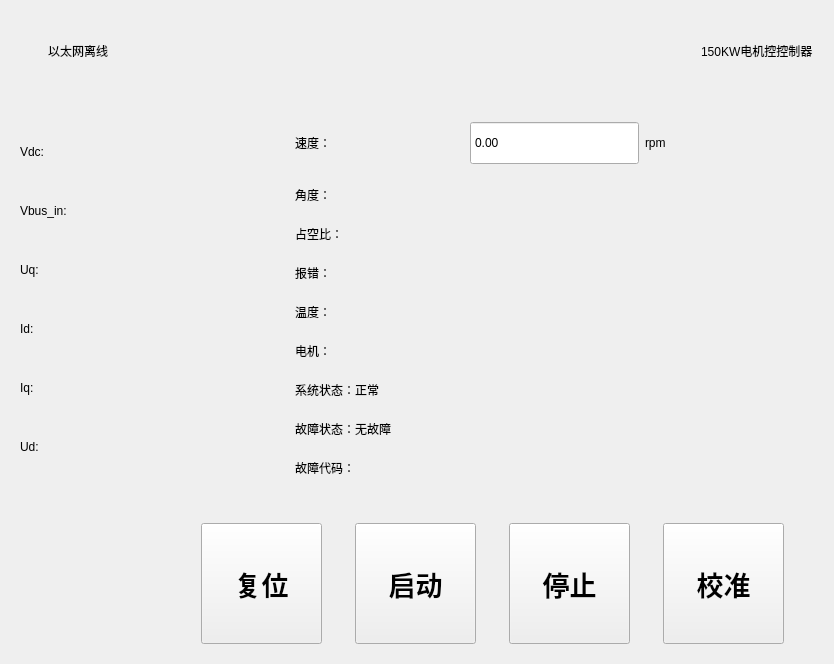
<?xml version="1.0" encoding="UTF-8"?>
<ui version="4.0">
 <class>Form</class>
 <widget class="QWidget" name="Form">
  <property name="geometry">
   <rect>
    <x>0</x>
    <y>0</y>
    <width>834</width>
    <height>664</height>
   </rect>
  </property>
  <property name="windowTitle">
   <string>Form</string>
  </property>
  <layout class="QGridLayout" name="gridLayout_3">
   <item row="2" column="0" colspan="3">
    <widget class="CardWidget" name="CardWidget_3">
     <property name="sizePolicy">
      <sizepolicy hsizetype="Preferred" vsizetype="Fixed">
       <horstretch>0</horstretch>
       <verstretch>0</verstretch>
      </sizepolicy>
     </property>
     <layout class="QHBoxLayout" name="horizontalLayout_3">
      <item>
       <widget class="IconInfoBadge" name="badge_fault_status">
        <property name="maximumSize">
         <size>
          <width>121</width>
          <height>121</height>
         </size>
        </property>
       </widget>
      </item>
      <item>
       <widget class="PillPushButton" name="btn_reset_dev">
        <property name="sizePolicy">
         <sizepolicy hsizetype="Fixed" vsizetype="Fixed">
          <horstretch>0</horstretch>
          <verstretch>0</verstretch>
         </sizepolicy>
        </property>
        <property name="minimumSize">
         <size>
          <width>121</width>
          <height>121</height>
         </size>
        </property>
        <property name="font">
         <font>
          <pointsize>20</pointsize>
          <weight>75</weight>
          <bold>true</bold>
         </font>
        </property>
        <property name="text">
         <string>复位</string>
        </property>
        <property name="checkable">
         <bool>false</bool>
        </property>
        <property name="hasIcon" stdset="0">
         <bool>false</bool>
        </property>
       </widget>
      </item>
      <item>
       <widget class="PillPushButton" name="btn_launch_dev">
        <property name="sizePolicy">
         <sizepolicy hsizetype="Fixed" vsizetype="Fixed">
          <horstretch>0</horstretch>
          <verstretch>0</verstretch>
         </sizepolicy>
        </property>
        <property name="minimumSize">
         <size>
          <width>121</width>
          <height>121</height>
         </size>
        </property>
        <property name="font">
         <font>
          <pointsize>20</pointsize>
          <weight>75</weight>
          <bold>true</bold>
         </font>
        </property>
        <property name="text">
         <string>启动</string>
        </property>
        <property name="shortcut">
         <string>Return</string>
        </property>
        <property name="checkable">
         <bool>false</bool>
        </property>
       </widget>
      </item>
      <item>
       <widget class="PillPushButton" name="btn_stop_dev">
        <property name="sizePolicy">
         <sizepolicy hsizetype="Fixed" vsizetype="Fixed">
          <horstretch>0</horstretch>
          <verstretch>0</verstretch>
         </sizepolicy>
        </property>
        <property name="minimumSize">
         <size>
          <width>121</width>
          <height>121</height>
         </size>
        </property>
        <property name="font">
         <font>
          <pointsize>20</pointsize>
          <weight>75</weight>
          <bold>true</bold>
         </font>
        </property>
        <property name="text">
         <string>停止</string>
        </property>
        <property name="shortcut">
         <string>Space</string>
        </property>
        <property name="checkable">
         <bool>false</bool>
        </property>
       </widget>
      </item>
      <item>
       <widget class="PillPushButton" name="btn_calibrate_dev">
        <property name="sizePolicy">
         <sizepolicy hsizetype="Fixed" vsizetype="Fixed">
          <horstretch>0</horstretch>
          <verstretch>0</verstretch>
         </sizepolicy>
        </property>
        <property name="minimumSize">
         <size>
          <width>121</width>
          <height>121</height>
         </size>
        </property>
        <property name="font">
         <font>
          <pointsize>20</pointsize>
          <weight>75</weight>
          <bold>true</bold>
         </font>
        </property>
        <property name="text">
         <string>校准</string>
        </property>
        <property name="checkable">
         <bool>false</bool>
        </property>
       </widget>
      </item>
     </layout>
    </widget>
   </item>
   <item row="0" column="0" colspan="3">
    <widget class="QWidget" name="widget_2" native="true">
     <property name="sizePolicy">
      <sizepolicy hsizetype="Preferred" vsizetype="Fixed">
       <horstretch>0</horstretch>
       <verstretch>0</verstretch>
      </sizepolicy>
     </property>
     <property name="minimumSize">
      <size>
       <width>0</width>
       <height>80</height>
      </size>
     </property>
     <layout class="QHBoxLayout" name="horizontalLayout_2">
      <item>
       <widget class="IconInfoBadge" name="badge_online_status">
        <property name="minimumSize">
         <size>
          <width>22</width>
          <height>22</height>
         </size>
        </property>
        <property name="maximumSize">
         <size>
          <width>22</width>
          <height>22</height>
         </size>
        </property>
        <property name="level" stdset="0">
         <string>Success</string>
        </property>
       </widget>
      </item>
      <item>
       <widget class="SubtitleLabel" name="label_online_status">
        <property name="text">
         <string>以太网离线</string>
        </property>
       </widget>
      </item>
      <item>
       <spacer name="horizontalSpacer">
        <property name="orientation">
         <enum>Qt::Horizontal</enum>
        </property>
        <property name="sizeHint" stdset="0">
         <size>
          <width>40</width>
          <height>20</height>
         </size>
        </property>
       </spacer>
      </item>
      <item>
       <widget class="LargeTitleLabel" name="LargeTitleLabel">
        <property name="text">
         <string>150KW电机控控制器</string>
        </property>
       </widget>
      </item>
     </layout>
    </widget>
   </item>
   <item row="1" column="0">
    <widget class="CardWidget" name="CardWidget">
     <property name="sizePolicy">
      <sizepolicy hsizetype="Preferred" vsizetype="Expanding">
       <horstretch>0</horstretch>
       <verstretch>0</verstretch>
      </sizepolicy>
     </property>
     <layout class="QGridLayout" name="gridLayout">
      <item row="4" column="0">
       <widget class="SubtitleLabel" name="label_id">
        <property name="sizePolicy">
         <sizepolicy hsizetype="Preferred" vsizetype="Fixed">
          <horstretch>0</horstretch>
          <verstretch>0</verstretch>
         </sizepolicy>
        </property>
        <property name="text">
         <string>Id:</string>
        </property>
        <property name="textFormat">
         <enum>Qt::MarkdownText</enum>
        </property>
        <property name="lightColor" stdset="0">
         <color>
          <red>213</red>
          <green>110</green>
          <blue>7</blue>
         </color>
        </property>
       </widget>
      </item>
      <item row="5" column="0">
       <widget class="SubtitleLabel" name="iq">
        <property name="sizePolicy">
         <sizepolicy hsizetype="Preferred" vsizetype="Fixed">
          <horstretch>0</horstretch>
          <verstretch>0</verstretch>
         </sizepolicy>
        </property>
        <property name="text">
         <string>Iq:</string>
        </property>
        <property name="textFormat">
         <enum>Qt::MarkdownText</enum>
        </property>
        <property name="lightColor" stdset="0">
         <color>
          <red>213</red>
          <green>110</green>
          <blue>7</blue>
         </color>
        </property>
       </widget>
      </item>
      <item row="2" column="0">
       <widget class="SubtitleLabel" name="label_bus_in">
        <property name="sizePolicy">
         <sizepolicy hsizetype="Preferred" vsizetype="Fixed">
          <horstretch>0</horstretch>
          <verstretch>0</verstretch>
         </sizepolicy>
        </property>
        <property name="text">
         <string>Vbus_in:</string>
        </property>
        <property name="textFormat">
         <enum>Qt::MarkdownText</enum>
        </property>
        <property name="lightColor" stdset="0">
         <color>
          <red>255</red>
          <green>5</green>
          <blue>30</blue>
         </color>
        </property>
       </widget>
      </item>
      <item row="3" column="0">
       <widget class="SubtitleLabel" name="label_uq">
        <property name="sizePolicy">
         <sizepolicy hsizetype="Preferred" vsizetype="Fixed">
          <horstretch>0</horstretch>
          <verstretch>0</verstretch>
         </sizepolicy>
        </property>
        <property name="text">
         <string>Uq:</string>
        </property>
        <property name="textFormat">
         <enum>Qt::MarkdownText</enum>
        </property>
        <property name="lightColor" stdset="0">
         <color>
          <red>213</red>
          <green>0</green>
          <blue>39</blue>
         </color>
        </property>
       </widget>
      </item>
      <item row="6" column="0">
       <widget class="SubtitleLabel" name="label_ud">
        <property name="sizePolicy">
         <sizepolicy hsizetype="Preferred" vsizetype="Fixed">
          <horstretch>0</horstretch>
          <verstretch>0</verstretch>
         </sizepolicy>
        </property>
        <property name="minimumSize">
         <size>
          <width>0</width>
          <height>0</height>
         </size>
        </property>
        <property name="text">
         <string>Ud:</string>
        </property>
        <property name="textFormat">
         <enum>Qt::MarkdownText</enum>
        </property>
        <property name="lightColor" stdset="0">
         <color>
          <red>213</red>
          <green>110</green>
          <blue>7</blue>
         </color>
        </property>
       </widget>
      </item>
      <item row="1" column="0">
       <widget class="SubtitleLabel" name="label_vdc">
        <property name="sizePolicy">
         <sizepolicy hsizetype="Preferred" vsizetype="Fixed">
          <horstretch>0</horstretch>
          <verstretch>0</verstretch>
         </sizepolicy>
        </property>
        <property name="text">
         <string>Vdc:</string>
        </property>
        <property name="textFormat">
         <enum>Qt::MarkdownText</enum>
        </property>
        <property name="lightColor" stdset="0">
         <color>
          <red>255</red>
          <green>5</green>
          <blue>30</blue>
         </color>
        </property>
        <property name="lightCustomQss" stdset="0">
         <string>FluentLabelBase{color:#000000}</string>
        </property>
       </widget>
      </item>
     </layout>
    </widget>
   </item>
   <item row="1" column="1" colspan="2">
    <widget class="CardWidget" name="CardWidget_2">
     <property name="sizePolicy">
      <sizepolicy hsizetype="Preferred" vsizetype="Expanding">
       <horstretch>0</horstretch>
       <verstretch>0</verstretch>
      </sizepolicy>
     </property>
     <layout class="QVBoxLayout" name="verticalLayout">
      <item>
       <layout class="QHBoxLayout" name="horizontalLayout">
        <property name="sizeConstraint">
         <enum>QLayout::SetFixedSize</enum>
        </property>
        <property name="topMargin">
         <number>0</number>
        </property>
        <property name="bottomMargin">
         <number>0</number>
        </property>
        <item>
         <widget class="SubtitleLabel" name="label_speed">
          <property name="sizePolicy">
           <sizepolicy hsizetype="Preferred" vsizetype="Fixed">
            <horstretch>0</horstretch>
            <verstretch>0</verstretch>
           </sizepolicy>
          </property>
          <property name="minimumSize">
           <size>
            <width>0</width>
            <height>0</height>
           </size>
          </property>
          <property name="text">
           <string>速度：</string>
          </property>
          <property name="textFormat">
           <enum>Qt::MarkdownText</enum>
          </property>
         </widget>
        </item>
        <item>
         <widget class="DoubleSpinBox" name="spinbox_speed">
          <property name="sizePolicy">
           <sizepolicy hsizetype="Preferred" vsizetype="Fixed">
            <horstretch>0</horstretch>
            <verstretch>0</verstretch>
           </sizepolicy>
          </property>
          <property name="minimumSize">
           <size>
            <width>0</width>
            <height>44</height>
           </size>
          </property>
          <property name="maximumSize">
           <size>
            <width>16777215</width>
            <height>16777215</height>
           </size>
          </property>
          <property name="frame">
           <bool>true</bool>
          </property>
          <property name="alignment">
           <set>Qt::AlignLeading|Qt::AlignLeft|Qt::AlignVCenter</set>
          </property>
          <property name="readOnly">
           <bool>false</bool>
          </property>
          <property name="buttonSymbols">
           <enum>QAbstractSpinBox::NoButtons</enum>
          </property>
          <property name="showGroupSeparator" stdset="0">
           <bool>false</bool>
          </property>
          <property name="prefix">
           <string/>
          </property>
          <property name="minimum">
           <double>-3000.000000000000000</double>
          </property>
          <property name="maximum">
           <double>3000.000000000000000</double>
          </property>
          <property name="singleStep">
           <double>10.000000000000000</double>
          </property>
          <property name="stepType">
           <enum>QAbstractSpinBox::DefaultStepType</enum>
          </property>
         </widget>
        </item>
        <item>
         <widget class="SubtitleLabel" name="SubtitleLabel_3">
          <property name="sizePolicy">
           <sizepolicy hsizetype="Preferred" vsizetype="Fixed">
            <horstretch>0</horstretch>
            <verstretch>0</verstretch>
           </sizepolicy>
          </property>
          <property name="minimumSize">
           <size>
            <width>0</width>
            <height>0</height>
           </size>
          </property>
          <property name="text">
           <string>rpm</string>
          </property>
         </widget>
        </item>
       </layout>
      </item>
      <item>
       <widget class="SubtitleLabel" name="label_angle">
        <property name="sizePolicy">
         <sizepolicy hsizetype="Preferred" vsizetype="Fixed">
          <horstretch>0</horstretch>
          <verstretch>0</verstretch>
         </sizepolicy>
        </property>
        <property name="text">
         <string>角度：</string>
        </property>
        <property name="textFormat">
         <enum>Qt::MarkdownText</enum>
        </property>
       </widget>
      </item>
      <item>
       <widget class="SubtitleLabel" name="label_duty_cycle">
        <property name="sizePolicy">
         <sizepolicy hsizetype="Preferred" vsizetype="Fixed">
          <horstretch>0</horstretch>
          <verstretch>0</verstretch>
         </sizepolicy>
        </property>
        <property name="text">
         <string>占空比：</string>
        </property>
        <property name="textFormat">
         <enum>Qt::MarkdownText</enum>
        </property>
       </widget>
      </item>
      <item>
       <widget class="SubtitleLabel" name="label_dev_error">
        <property name="sizePolicy">
         <sizepolicy hsizetype="Preferred" vsizetype="Fixed">
          <horstretch>0</horstretch>
          <verstretch>0</verstretch>
         </sizepolicy>
        </property>
        <property name="text">
         <string>报错：</string>
        </property>
        <property name="textFormat">
         <enum>Qt::MarkdownText</enum>
        </property>
       </widget>
      </item>
      <item>
       <widget class="SubtitleLabel" name="label_temperature">
        <property name="sizePolicy">
         <sizepolicy hsizetype="Preferred" vsizetype="Fixed">
          <horstretch>0</horstretch>
          <verstretch>0</verstretch>
         </sizepolicy>
        </property>
        <property name="text">
         <string>温度：</string>
        </property>
        <property name="textFormat">
         <enum>Qt::MarkdownText</enum>
        </property>
       </widget>
      </item>
      <item>
       <widget class="SubtitleLabel" name="label_motor">
        <property name="sizePolicy">
         <sizepolicy hsizetype="Preferred" vsizetype="Fixed">
          <horstretch>0</horstretch>
          <verstretch>0</verstretch>
         </sizepolicy>
        </property>
        <property name="text">
         <string>电机：</string>
        </property>
        <property name="textFormat">
         <enum>Qt::MarkdownText</enum>
        </property>
       </widget>
      </item>
      <item>
       <widget class="SubtitleLabel" name="label_sys_status">
        <property name="sizePolicy">
         <sizepolicy hsizetype="Preferred" vsizetype="Fixed">
          <horstretch>0</horstretch>
          <verstretch>0</verstretch>
         </sizepolicy>
        </property>
        <property name="text">
         <string>系统状态：正常</string>
        </property>
        <property name="textFormat">
         <enum>Qt::MarkdownText</enum>
        </property>
       </widget>
      </item>
      <item>
       <widget class="SubtitleLabel" name="label_fault_status">
        <property name="sizePolicy">
         <sizepolicy hsizetype="Preferred" vsizetype="Fixed">
          <horstretch>0</horstretch>
          <verstretch>0</verstretch>
         </sizepolicy>
        </property>
        <property name="text">
         <string>故障状态：无故障</string>
        </property>
        <property name="textFormat">
         <enum>Qt::MarkdownText</enum>
        </property>
       </widget>
      </item>
      <item>
       <widget class="SubtitleLabel" name="label_fault_code">
        <property name="sizePolicy">
         <sizepolicy hsizetype="Preferred" vsizetype="Fixed">
          <horstretch>0</horstretch>
          <verstretch>0</verstretch>
         </sizepolicy>
        </property>
        <property name="text">
         <string>故障代码：</string>
        </property>
        <property name="textFormat">
         <enum>Qt::MarkdownText</enum>
        </property>
       </widget>
      </item>
     </layout>
    </widget>
   </item>
  </layout>
 </widget>
 <customwidgets>
  <customwidget>
   <class>PushButton</class>
   <extends>QPushButton</extends>
   <header>qfluentwidgets</header>
  </customwidget>
  <customwidget>
   <class>PillPushButton</class>
   <extends>ToggleButton</extends>
   <header>qfluentwidgets</header>
  </customwidget>
  <customwidget>
   <class>ToggleButton</class>
   <extends>PushButton</extends>
   <header>qfluentwidgets</header>
  </customwidget>
  <customwidget>
   <class>CardWidget</class>
   <extends>QFrame</extends>
   <header>qfluentwidgets</header>
   <container>1</container>
  </customwidget>
  <customwidget>
   <class>SubtitleLabel</class>
   <extends>QLabel</extends>
   <header>qfluentwidgets</header>
  </customwidget>
  <customwidget>
   <class>LargeTitleLabel</class>
   <extends>QLabel</extends>
   <header>qfluentwidgets</header>
  </customwidget>
  <customwidget>
   <class>InfoBadge</class>
   <extends>QLabel</extends>
   <header>qfluentwidgets</header>
  </customwidget>
  <customwidget>
   <class>IconInfoBadge</class>
   <extends>InfoBadge</extends>
   <header>qfluentwidgets</header>
  </customwidget>
  <customwidget>
   <class>DoubleSpinBox</class>
   <extends>QDoubleSpinBox</extends>
   <header>qfluentwidgets</header>
  </customwidget>
 </customwidgets>
 <resources/>
 <connections/>
</ui>
